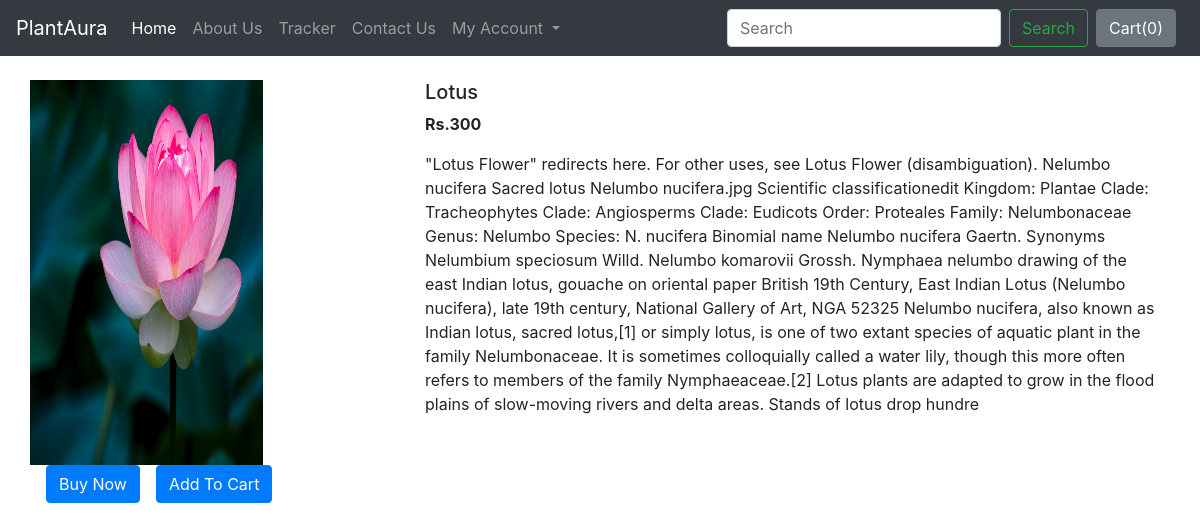
The app's page /shop/products/7 with its own data.
### shop/models.py (models this page shows, shortened)
class Product(models.Model):
    product_id=models.AutoField
    product_name=models.CharField(max_length=50)
    category=models.CharField(max_length=50,default="")
    subcategory=models.CharField(max_length=50,default="")
    price=models.IntegerField(default=0)
    desc=models.CharField(max_length=1000)
    pub_date=models.DateField()
    image=models.ImageField(upload_to="shop/images",default="")

### shop/views.py (the view)
# urls.py: path("products/<int:myid>",views.productView,name="ProductView"),
def productView(request, myid):
    product = Product.objects.filter(id=myid)
    return render(request, 'shop/prodView.html', {'product':product[0]})

### shop/templates/shop/prodView.html (shortened to what this page needs)
{% extends 'shop/basic.html' %}
{% block body %}
<div class="container my-4">
  <div class="row">
  <div class="col-md-4">
    <div class="row">
        <img src="/media/{{product.image}}" width="233px" height="385px">
    </div>
    <div class="row">
        <button class="btn btn-primary mx-3">Buy Now</button>
        <button class="btn btn-primary">Add To Cart</button>
    </div>
  </div>
  <div class="col-md-8">
    <h5>{{product.product_name}}</h5>
    <p><b>Rs.{{product.price}}</b></p>
    <p>{{product.desc}}</p>
  </div>
 </div>
</div>
{% endblock %}

### records on screen
Product: image (picture), product_name "Lotus", price "300", desc "\"Lotus Flower\" redirects here. For other uses, see Lotus Flower (disambiguation). Nelumbo nucifera Sacred lotus Nelumbo nucifera.jpg Scientific classificationedit Kingdom: Plantae Clade: Tracheophytes Clade: Angiosperms Clade: Eudicots Order: Proteales Family: Nelumbonaceae Genus: Nelumbo Species: N. nucifera Binomial name Nelumbo nucifera Gaertn. Synonyms Nelumbium speciosum Willd. Nelumbo komarovii Grossh. Nymphaea nelumbo drawing of the east Indian lotus, gouache on oriental paper British 19th Century, East Indian Lotus (Nelumbo nucifera), late 19th century, National Gallery of Art, NGA 52325 Nelumbo nucifera, also known as Indian lotus, sacred lotus,[1] or simply lotus, is one of two…"
